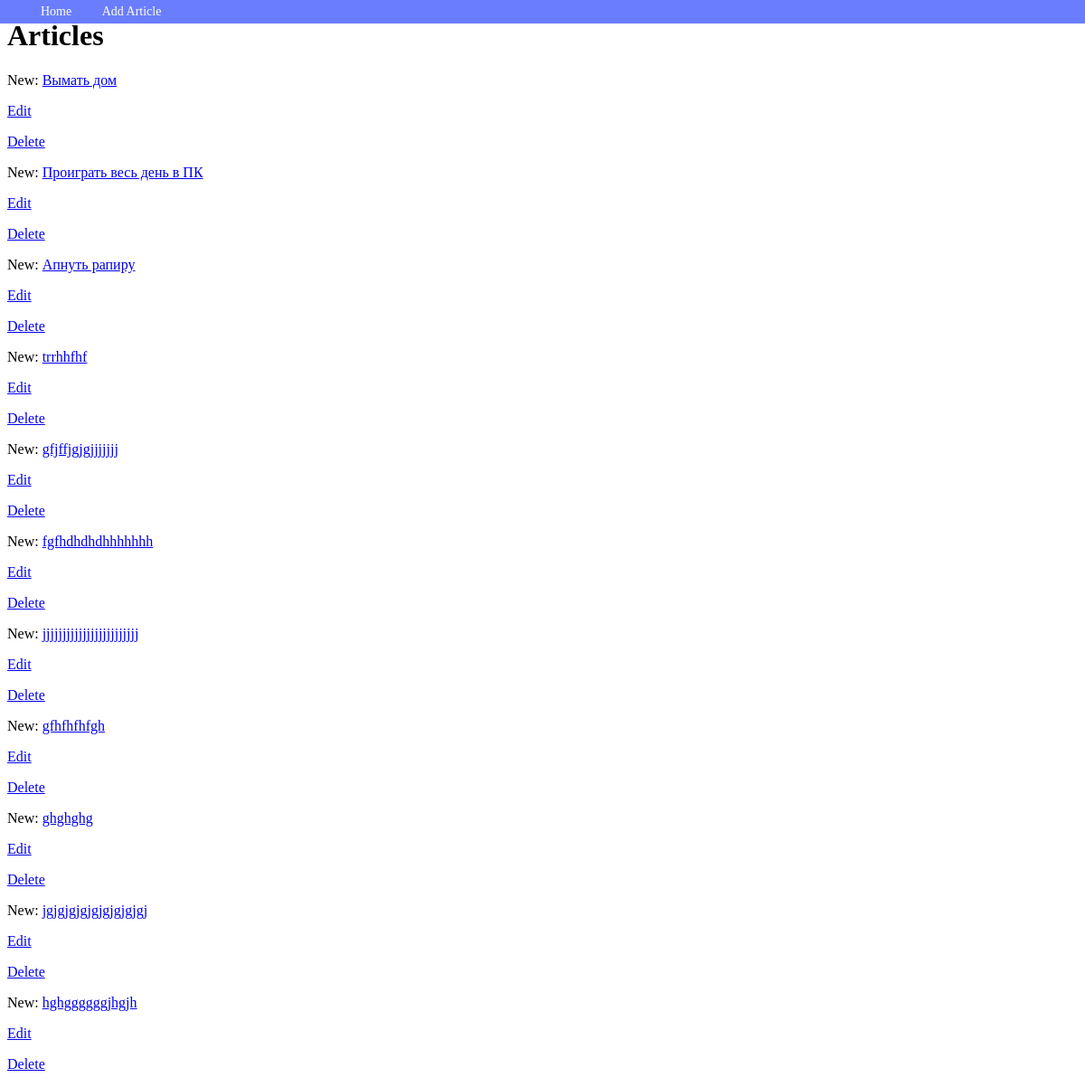
The app's page /, older data.
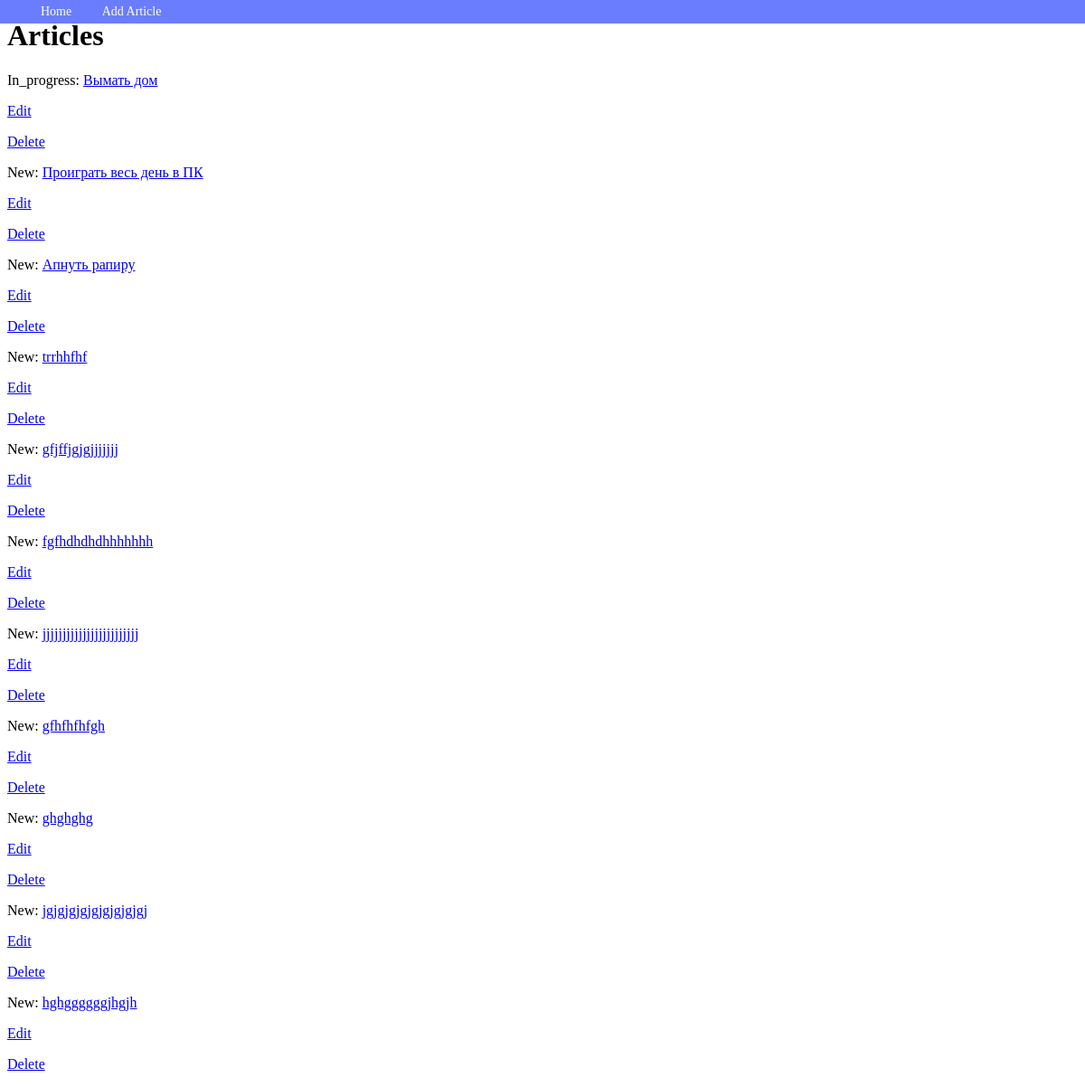
The same page, newer data.
### webapp/models.py (models this page shows, shortened)
class Modern(models.Model):
    title = models.TextField(max_length=3000, null=False, blank=False)
    status = models.CharField(max_length=100, null=False, blank=False, default='New')
    time = models.DateField(null=True, blank=True)
    text_f = models.TextField(max_length=5000, null=True, blank=True)
    class Meta:
        db_table = 'modern'
        verbose_name = 'Задача'
        verbose_name_plural = 'Задачи'

### webapp/views.py (the view)
# urls.py: path('', index_view, name='home'),
def index_view(request):
    moderns = Modern.objects.all()
    return render(request, 'index.html', context={'moderns': moderns})

### webapp/templates/index.html (shortened to what this page needs)
{% extends 'base.html' %}
{% block menu %}
<li><a href="{% url 'create' %}">Add Article</a></li>
{% endblock %}
{% block content %}
<div class="container">
    <h1>Articles</h1>
    {% for modern in moderns %}
        <p>{{ modern.status }}: <a href="{% url 'view' modern.pk %}">{{ modern.title }}</a></p>
        <p><a href="{% url 'modern_update' modern.pk %}">Edit</a></p>
        <p><a href="{% url 'modern_delete' modern.pk %}">Delete</a></p>
    {% endfor %}
</div>
{% endblock %}

Row changes from the older to the newer data that the page shows:
changed Modern "Вымать дом": status "New" → "In_progress"
